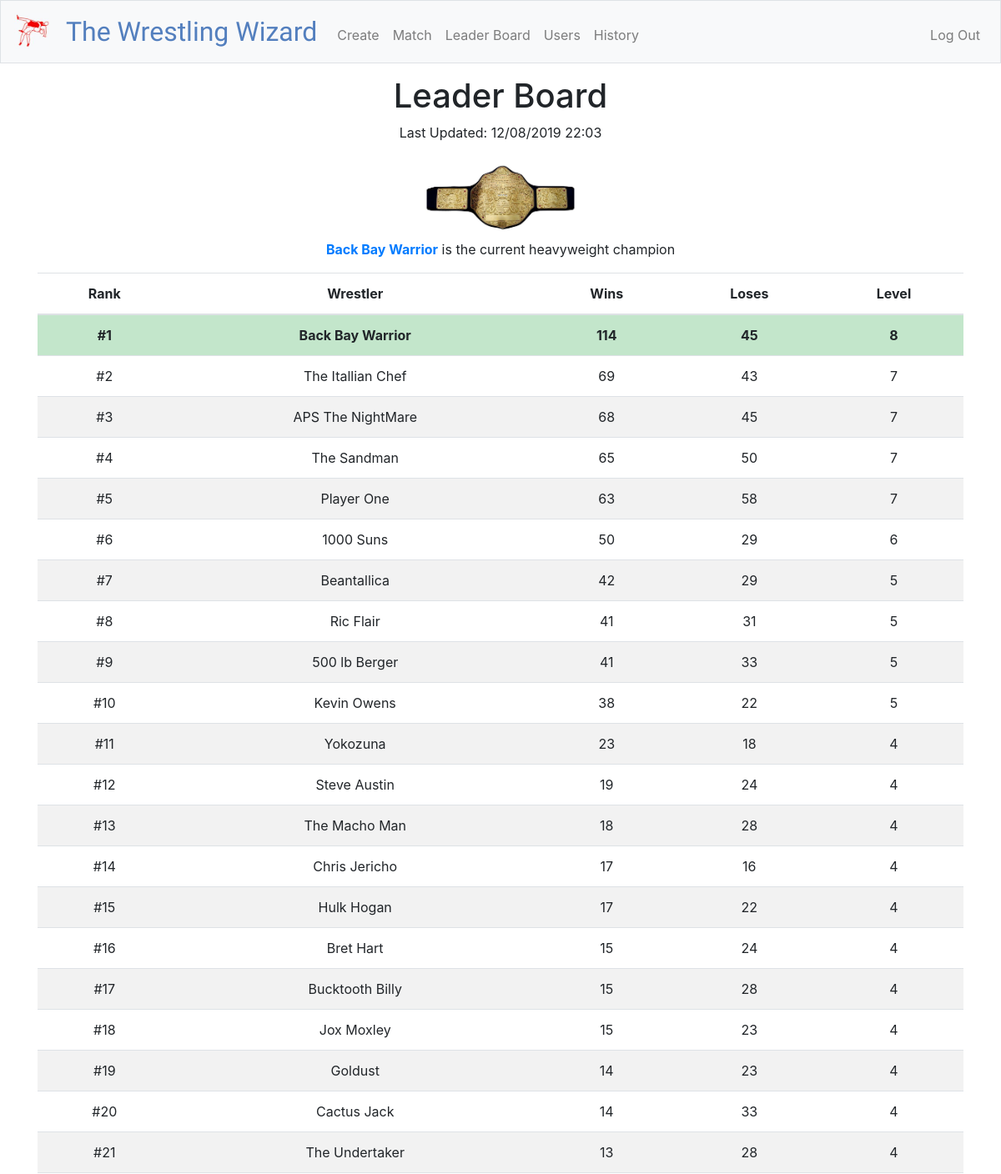
Page /leaderBoard (signed in, upper part) on the earlier database version.
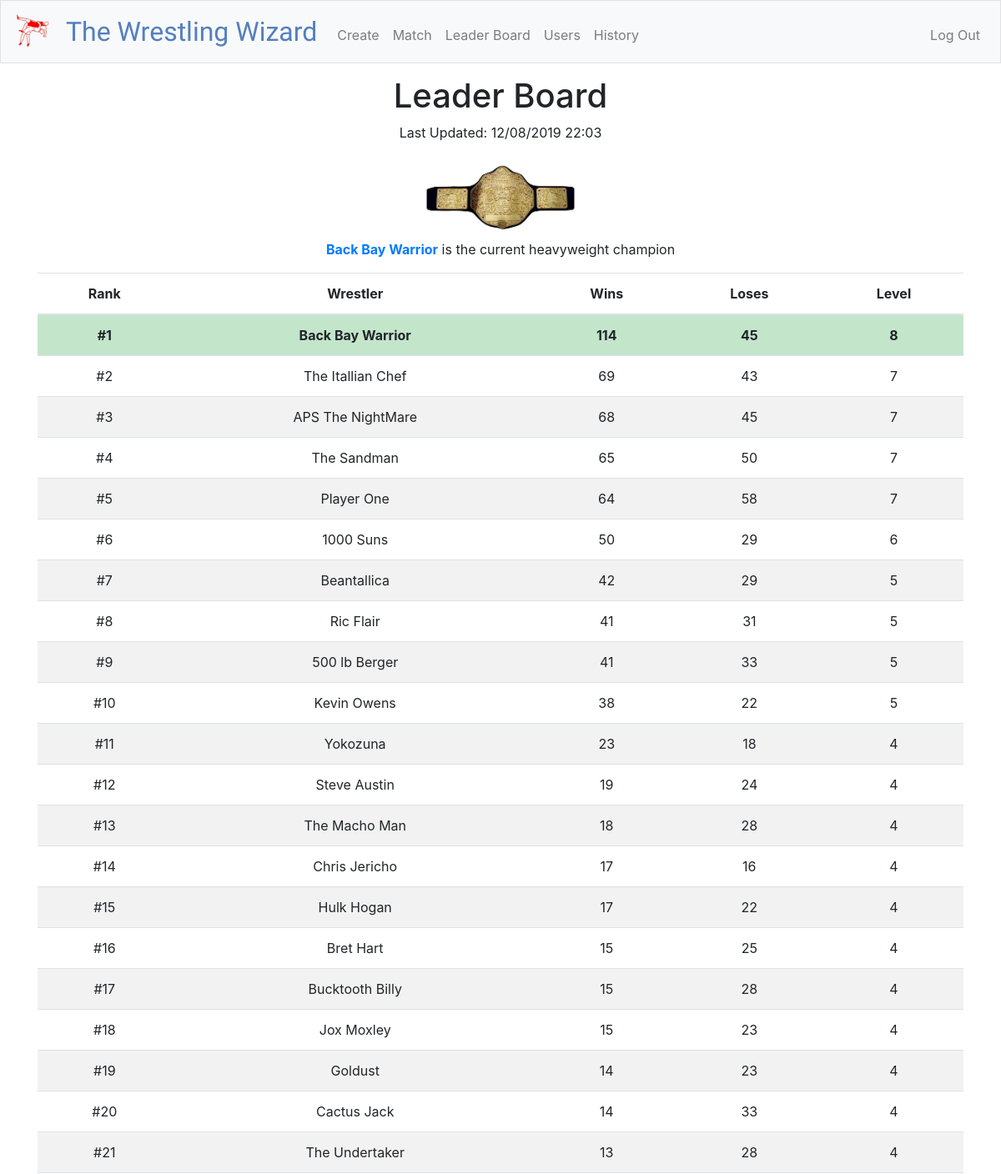
Same page on the later database version.
### tables this page shows
CREATE TABLE 'wrestlers' ('id' INTEGER PRIMARY KEY AUTOINCREMENT NOT NULL UNIQUE, 'userid' INTEGER NOT NULL, 'name' TEXT NOT NULL, 'specialMove' TEXT NOT NULL, 'strength' NUMERIC NOT NULL, 'speed' NUMERIC NOT NULL, 'health' NUMERIC NOT NULL, 'finishingMove' TEXT NOT NULL, 'wins' NUMERIC NOT NULL, 'losses' NUMERIC NOT NULL, 'level' NUMERIC NOT NULL, 'deleted' BOOLEAN NOT NULL, 'isChampion' BOOLEAN NOT NULL, FOREIGN KEY(userid) REFERENCES users(id));

### application.py (the view)
@app.route("/leaderBoard")
@login_required
def leaderBoard():
    userid = session["user_id"]
    currentLeader = ""
    wrestlers = db.execute("SELECT * FROM wrestlers WHERE deleted = 0")
    leaderBoardRows = []
    for wrestler in wrestlers:
        leaderWrestler = {
            "rank": 0,
            "name": wrestler["name"],
            "level": wrestler["level"],
            "wins": wrestler["wins"],
            "losses": wrestler["losses"]
        }
        leaderBoardRows.append(leaderWrestler)
    leaderBoardRows.sort(key=operator.itemgetter('wins'), reverse=True)
    for wrestler in leaderBoardRows:
        wrestler['rank'] = (leaderBoardRows.index(wrestler) + 1)
        if (wrestler["rank"] == 1):
            currentLeader = wrestler["name"]
    return render_template("leaderboard.html", leaderBoardRows=leaderBoardRows, now=dateForBoard, currentLeader=currentLeader, tips=random.choice(tips))

### application.py (called while the page is built)
@app.after_request
def after_request(response):
    response.headers["Cache-Control"] = "no-cache, no-store, must-revalidate"
    response.headers["Expires"] = 0
    response.headers["Pragma"] = "no-cache"
    return response

### helpers.py (called while the page is built)
def login_required(f):
    @wraps(f)
    def decorated_function(*args, **kwargs):
        if session.get("user_id") is None:
            return redirect("/login")
        return f(*args, **kwargs)
    return decorated_function

### templates/leaderboard.html (shortened to what this page needs)
{% extends "layout.html" %}
{% block main %}
    <h1>Leader Board</h1>
    <p>Last Updated: {{now}}</p>
    <img class="titleBelt" src="/static/images/titleBelt.jpg" alt="world title">
    <p><span class="leader-blue">{{currentLeader}}</span> is the current heavyweight champion</p>
        <div class="table-responsive">
        <table class="table table-striped">
          <thead>
            <tr>
              <th scope="col">Rank</th>
              <th scope="col">Wrestler</th>
              <th scope="col">Wins</th>
              <th scope="col">Loses</th>
              <th scope="col">Level</th>
            </tr>
          </thead>
          <tbody class="leaderBoard">
        {% for wrestler in leaderBoardRows %}
            <tr>
              <td>#{{wrestler["rank"]}}</td>
              <td>{{wrestler["name"]}}</td>
              <td>{{wrestler["wins"]}}</td>
              <td>{{wrestler["losses"]}}</td>
              <td>{{wrestler["level"]}}</td>
            </tr>
        {% endfor %}
          </tbody>
        </table>
        </div>
{% endblock %}

Differences in the rows shown:
changed wrestlers "Player One": wins "63" → "64"
changed wrestlers "Bret Hart": losses "24" → "25"
